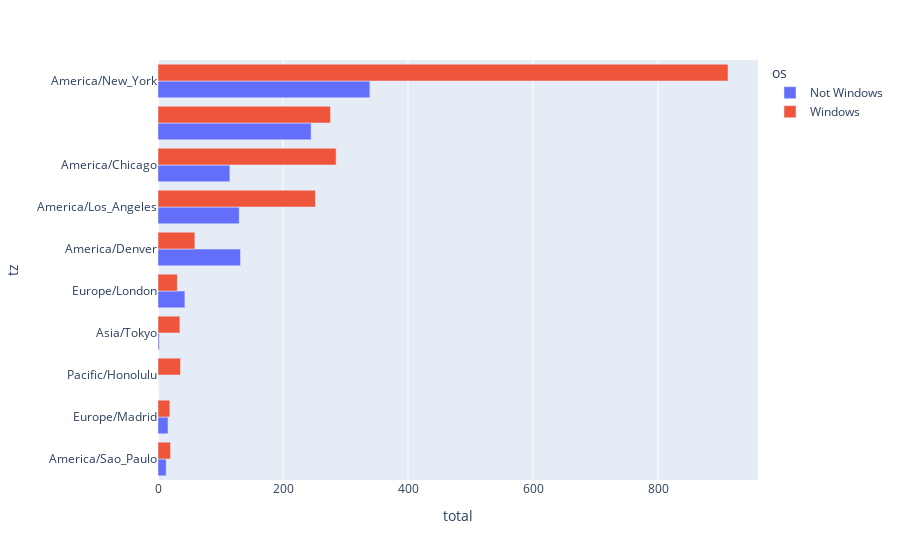

The cell this chart's notebook holds for it:
### Code cell
fig=px.bar(counts_subset,x='total',y='tz',color='os',orientation='h',barmode='group')
fig.show()

### Figure 1 — Plotly figure (JSON) as saved in the notebook; plotly's stock layout.template omitted (floating-point values rounded to 4 significant figures)
{"data": [{"alignmentgroup": "True", "hoverlabel": {"namelength": 0}, "hovertemplate": "os=Not Windows<br>total=%{x}<br>tz=%{y}", "legendgroup": "Not Windows", "marker": {"color": "#636efa"}, "name": "Not Windows", "offsetgroup": "Not Windows", "orientation": "h", "showlegend": true, "textposition": "auto", "type": "bar", "x": [13, 16, 0, 2, 43, 132, 130, 115, 245, 339], "xaxis": "x", "y": ["America/Sao_Paulo", "Europe/Madrid", "Pacific/Honolulu", "Asia/Tokyo", "Europe/London", "America/Denver", "America/Los_Angeles", "America/Chicago", "", "America/New_York"], "yaxis": "y"}, {"alignmentgroup": "True", "hoverlabel": {"namelength": 0}, "hovertemplate": "os=Windows<br>total=%{x}<br>tz=%{y}", "legendgroup": "Windows", "marker": {"color": "#EF553B"}, "name": "Windows", "offsetgroup": "Windows", "orientation": "h", "showlegend": true, "textposition": "auto", "type": "bar", "x": [20, 19, 36, 35, 31, 59, 252, 285, 276, 912], "xaxis": "x", "y": ["America/Sao_Paulo", "Europe/Madrid", "Pacific/Honolulu", "Asia/Tokyo", "Europe/London", "America/Denver", "America/Los_Angeles", "America/Chicago", "", "America/New_York"], "yaxis": "y"}], "layout": {"barmode": "group", "legend": {"title": {"text": "os"}, "tracegroupgap": 0}, "margin": {"t": 60}, "xaxis": {"anchor": "y", "domain": [0, 1], "title": {"text": "total"}}, "yaxis": {"anchor": "x", "domain": [0, 1], "title": {"text": "tz"}}}}
